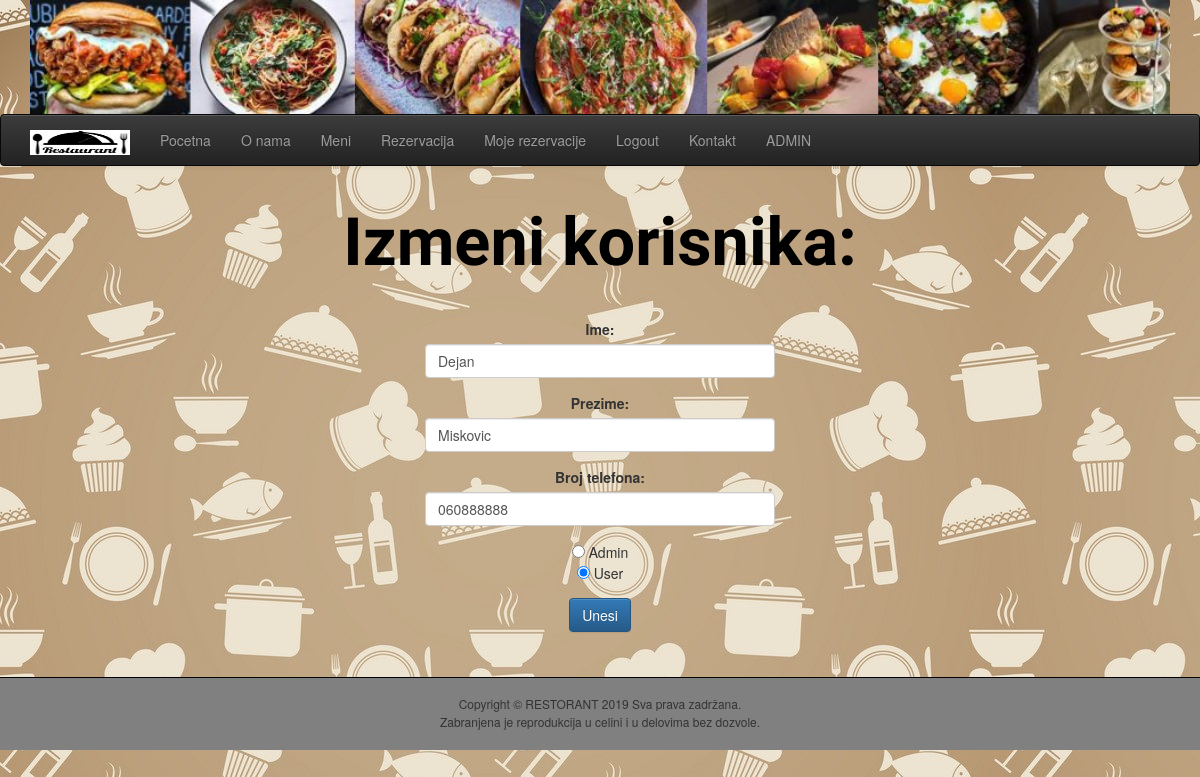
/update_user.php?id=2 (signed in), run on the app's committed database.
### tables this page shows
CREATE TABLE `users` (
  `id` int(11) NOT NULL,
  `ime` varchar(20) NOT NULL,
  `prezime` varchar(20) NOT NULL,
  `username` varchar(50) NOT NULL,
  `password` varchar(200) NOT NULL,
  `br_tel` int(20) NOT NULL,
  `admin` int(1) NOT NULL,
  `created_at` datetime DEFAULT CURRENT_TIMESTAMP
);

### update_user.php (the view, shortened to what this page needs)
<?php
if(isset($_SESSION["loggedin"]) && $_SESSION["loggedin"] === true && $_SESSION["admin"] == 1){
    $name_err = $lastname_err = $phone_number_err = $radio_err = "";
    $name = $lastname = $phone_number = $radio = $Radio1 = $Radio2 = "";
    if($_SERVER['REQUEST_METHOD'] === 'GET' && !empty($_GET['id']) && (int)$_GET['id'] > 0){
        require_once 'php/db.php';
        $ID = (int)$_GET['id'];
        $sql = "SELECT * FROM users WHERE id=$ID";
        $result = $conn->query($sql);
        if ($result->num_rows > 0) {
            $personData = $result->fetch_assoc();
        } else {
            die("Strana nije pronadjena");
        }
        if($personData['admin'] == 1){
            $Radio1 = 'checked';
        }else if ($personData['admin'] == 2){
            $Radio2 = 'checked';
        }else {
            exit();
        }
    }
}
include('php/header.php') ?>
<div class="container">
    <h1 class="font_shadows_into_light text2">Izmeni korisnika:</h1>
</div>
<div class="container" style="text-align: center; margin-top: 30px;">
<div class="col-sm-4"></div>
<div class="col-sm-4">
    <form action="<?php echo htmlspecialchars($_SERVER["PHP_SELF"]); ?>" method="post">
        <div class="form-group" >
            <label>Ime:</label>
            <input type="text" name="name" class= "form-control" value="<?= !empty($personData) ? $personData['ime'] : '' ?>">
        </div>
        <div class="form-group" >
            <label>Prezime:</label>
            <input type="text" name="lastname" class= "form-control" value="<?= !empty($personData) ? $personData['prezime'] : '' ?>">
        </div>
        <div class="form-group">
            <label>Broj telefona:</label>
            <input type="text" name="phone_number" class= "form-control" value="0<?= !empty($personData) ? $personData['br_tel'] : '' ?>">
        </div>
        <div class="form-group <?php echo (!empty($radio_err)) ? 'has-error' : ''; ?>">
            <input type="radio" name="radio" value="1" <?=$Radio1?>> Admin <br>
            <input type="radio" name="radio" value="2" <?=$Radio2?>> User
        </div>
        <div class="form-group">
            <button type="submint" class="btn btn-primary">Unesi</button>
        </div>
    </form>
</div>
<div class="col-sm-4"></div>
</div>
<?php include('php/footer.php')?>

### php/header.php (style rules this page uses)
.font_shadows_into_light { font-family: 'Shadows Into Light', cursive; }
.text2 { font-size: 50pt; font-weight: bolder; text-align: center; color: black; }
body { background-image: url(img/background3.jpg); }

### data on the page
users: name "Dejan", lastname "Miskovic", phone_number "060888888"
